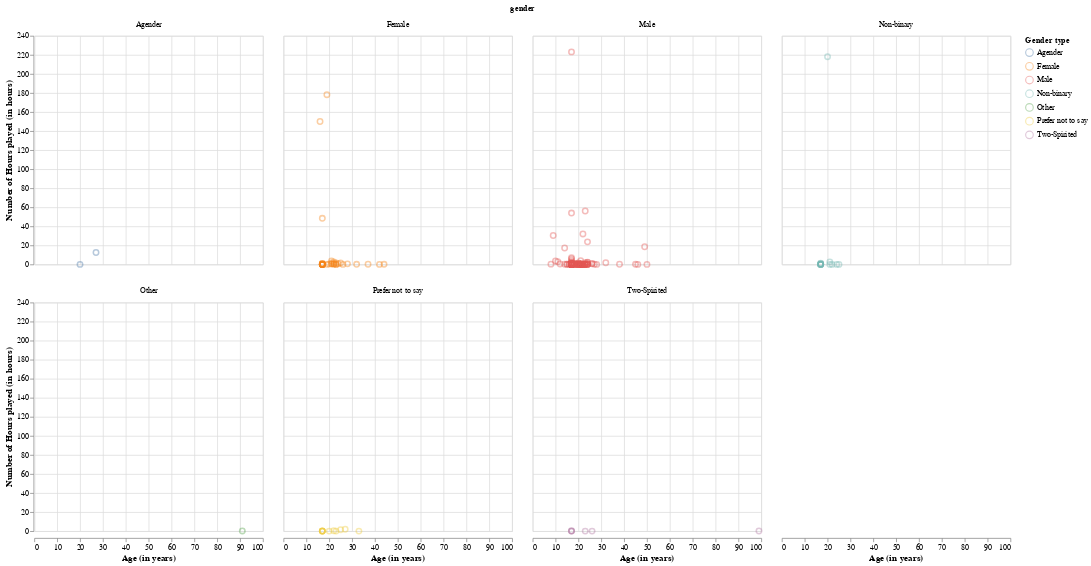

Notebook code cell kept with this figure:
### Code cell
players_plot_gender = alt.Chart(players_filtered).mark_point(opacity=0.4, size=50).encode(
    x=alt.X('age').scale(zero=False).title("Age (in years)"),
    y=alt.Y('played_hours').scale(zero=False)
    .title("Number of Hours played (in hours)"), 
    color=alt.Color("gender").title("Gender type")
).facet(
    "gender:N",
    columns=4
).configure_axis(titleFontSize=12)

players_plot_gender

### Figure 1 — Vega-Lite specification as saved in the notebook (floating-point values rounded to 4 significant figures; data arrays with more than 128 entries replaced by an {"elided": "..."} marker saying what was removed)
{"config": {"view": {"continuousWidth": 300, "continuousHeight": 300}, "axis": {"titleFontSize": 12}}, "data": {"name": "data-f032263d678c6e1b98de0a0e51f74ecf"}, "facet": {"field": "gender", "type": "nominal"}, "spec": {"mark": {"type": "point", "opacity": 0.4, "size": 50}, "encoding": {"color": {"field": "gender", "title": "Gender type", "type": "nominal"}, "x": {"field": "age", "scale": {"zero": false}, "title": "Age (in years)", "type": "quantitative"}, "y": {"field": "played_hours", "scale": {"zero": false}, "title": "Number of Hours played (in hours)", "type": "quantitative"}}}, "columns": 4, "$schema": "https://vega.github.io/schema/vega-lite/v5.20.1.json", "datasets": {"data-f032263d678c6e1b98de0a0e51f74ecf": {"elided": "196 records"}}}
